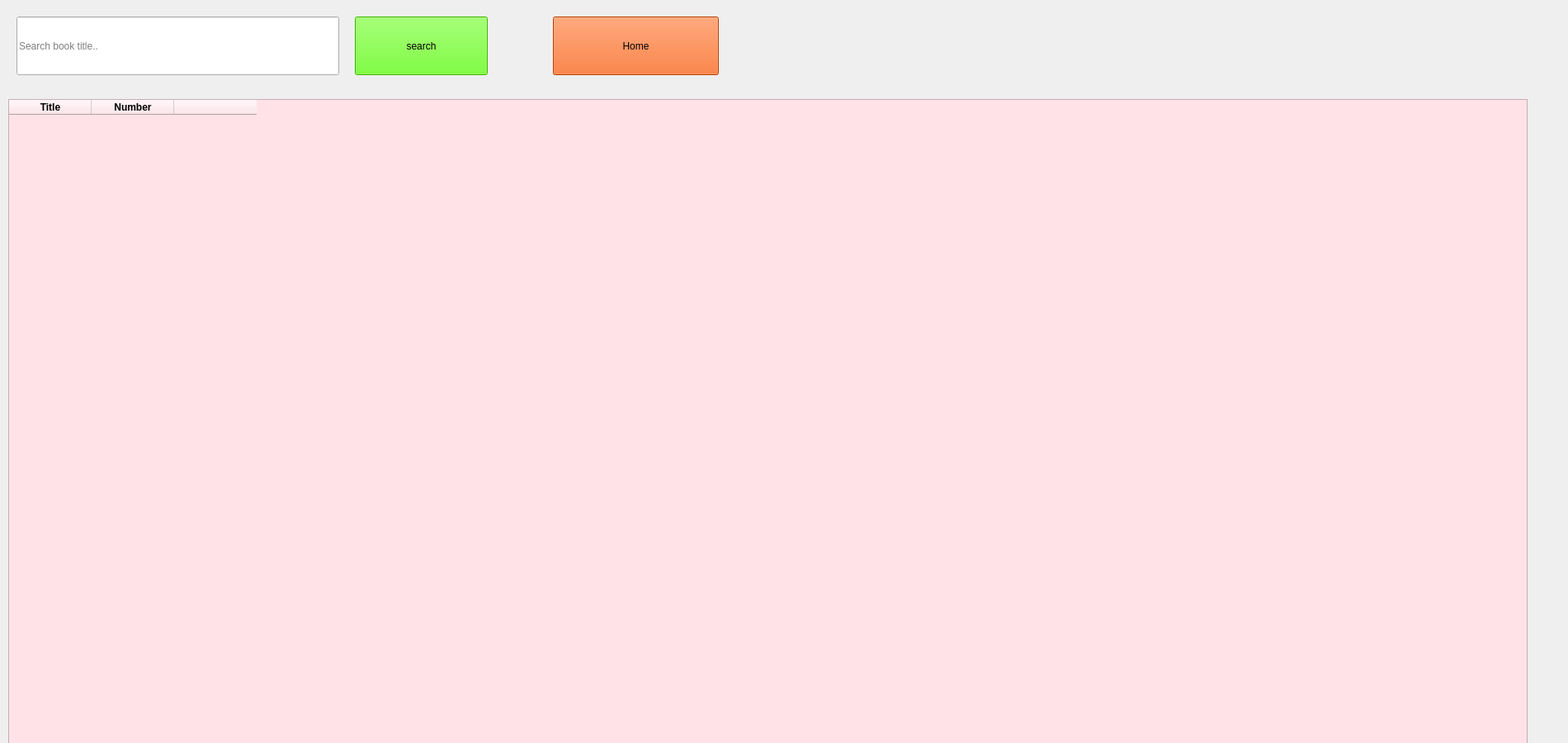
<?xml version="1.0" encoding="UTF-8"?>
<ui version="4.0">
 <class>Form</class>
 <widget class="QWidget" name="Form">
  <property name="geometry">
   <rect>
    <x>0</x>
    <y>0</y>
    <width>1900</width>
    <height>900</height>
   </rect>
  </property>
  <property name="windowTitle">
   <string>Teachers Database</string>
  </property>
  <property name="windowIcon">
   <iconset>
    <normaloff>../imgs/660921-84.png</normaloff>../imgs/660921-84.png</iconset>
  </property>
  <widget class="QTableWidget" name="tableWidget">
   <property name="geometry">
    <rect>
     <x>10</x>
     <y>120</y>
     <width>1841</width>
     <height>900</height>
    </rect>
   </property>
   <property name="styleSheet">
    <string notr="true">background-color: rgb(255, 226, 232);</string>
   </property>
   <property name="dragEnabled">
    <bool>false</bool>
   </property>
   <property name="alternatingRowColors">
    <bool>true</bool>
   </property>
   <property name="textElideMode">
    <enum>Qt::ElideRight</enum>
   </property>
   <property name="verticalScrollMode">
    <enum>QAbstractItemView::ScrollPerItem</enum>
   </property>
   <property name="showGrid">
    <bool>true</bool>
   </property>
   <property name="wordWrap">
    <bool>false</bool>
   </property>
   <property name="columnCount">
    <number>3</number>
   </property>
   <attribute name="horizontalHeaderHighlightSections">
    <bool>true</bool>
   </attribute>
   <column>
    <property name="text">
     <string>Title</string>
    </property>
    <property name="font">
     <font>
      <weight>75</weight>
      <bold>true</bold>
     </font>
    </property>
   </column>
   <column>
    <property name="text">
     <string>Number</string>
    </property>
    <property name="font">
     <font>
      <weight>75</weight>
      <bold>true</bold>
     </font>
    </property>
   </column>
   <column>
    <property name="text">
     <string/>
    </property>
    <property name="font">
     <font>
      <weight>75</weight>
      <bold>true</bold>
     </font>
    </property>
   </column>
  </widget>
  <widget class="QLineEdit" name="search">
   <property name="geometry">
    <rect>
     <x>20</x>
     <y>20</y>
     <width>391</width>
     <height>71</height>
    </rect>
   </property>
   <property name="styleSheet">
    <string notr="true">font: 16pt &quot;MS Shell Dlg 2&quot;;</string>
   </property>
   <property name="placeholderText">
    <string>Search book title..</string>
   </property>
  </widget>
  <widget class="QPushButton" name="search_btn">
   <property name="geometry">
    <rect>
     <x>430</x>
     <y>20</y>
     <width>161</width>
     <height>71</height>
    </rect>
   </property>
   <property name="styleSheet">
    <string notr="true">font: 14pt &quot;MS Shell Dlg 2&quot;;
background-color: rgb(85, 255, 0);</string>
   </property>
   <property name="text">
    <string>search</string>
   </property>
   <property name="icon">
    <iconset>
     <normaloff>../imgs/sign-out-option.png</normaloff>../imgs/sign-out-option.png</iconset>
   </property>
  </widget>
  <widget class="QPushButton" name="home">
   <property name="geometry">
    <rect>
     <x>670</x>
     <y>20</y>
     <width>201</width>
     <height>71</height>
    </rect>
   </property>
   <property name="styleSheet">
    <string notr="true">font: 12pt &quot;MS Shell Dlg 2&quot;;
background-color: rgb(255, 85, 0);</string>
   </property>
   <property name="text">
    <string>Home</string>
   </property>
  </widget>
 </widget>
 <resources/>
 <connections/>
</ui>
